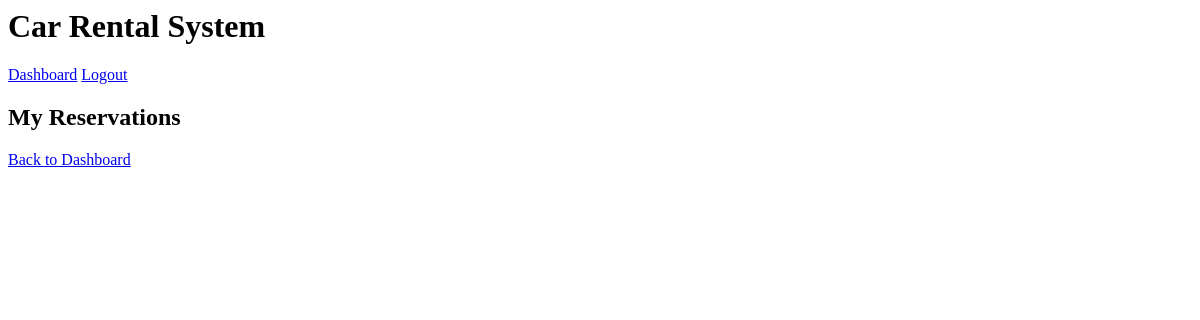
Before: /my_reservations (signed in) with the older database file.
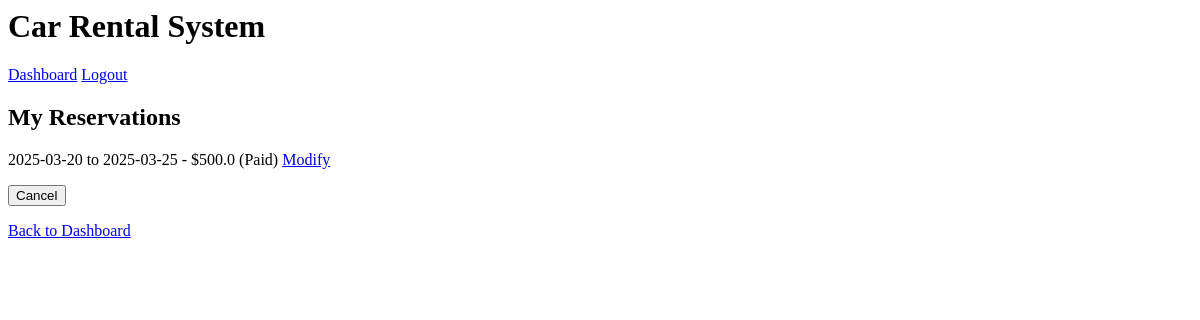
After: the same page with the newer database file.
### app.py (models this page shows)
class Reservation(db.Model):
    id = db.Column(db.Integer, primary_key=True)
    user_id = db.Column(db.Integer, db.ForeignKey('user.id'))
    vehicle_id = db.Column(db.Integer, db.ForeignKey('vehicle.id'))
    start_date = db.Column(db.String(20), nullable=False)
    end_date = db.Column(db.String(20), nullable=False)
    total_cost = db.Column(db.Float, nullable=False)
    paid = db.Column(db.Boolean, default=False)

### app.py (the view)
@app.route('/my_reservations')
def my_reservations():
    if 'user_id' not in session:
        flash('You need to log in first.', 'danger')
        return redirect(url_for('login'))
    reservations = Reservation.query.filter_by(user_id=session['user_id']).all()
    return render_template('my_reservations.html', reservations=reservations)

### templates/my_reservations.html (shortened to what this page needs)
{% extends 'base.html' %}
{% block content %}
    <h2>My Reservations</h2>
    {% for reservation in reservations %}
        <p>
            {{ reservation.start_date }} to {{ reservation.end_date }} - ${{ reservation.total_cost }}
            {% if reservation.paid %}(Paid){% else %}(Unpaid){% endif %}
            <a href="{{ url_for('modify_reservation', reservation_id=reservation.id) }}">Modify</a>
            <form action="{{ url_for('cancel_reservation', reservation_id=reservation.id) }}" method="POST" style="display:inline;">
                <button type="submit">Cancel</button>
            </form>
        </p>
    {% endfor %}
    <p><a href="{{ url_for('dashboard') }}">Back to Dashboard</a></p>
{% endblock %}

### templates/base.html (shortened to what this page needs)
<html lang="en">
<head>
</head>
<body>
    <header>
        <h1>Car Rental System</h1>
        {% if session['user_id'] %}
            <a href="{{ url_for('dashboard') }}">Dashboard</a>
            <a href="{{ url_for('logout') }}">Logout</a>
        {% else %}
            <a href="{{ url_for('login') }}">Login</a>
            <a href="{{ url_for('register') }}">Register</a>
        {% endif %}
    </header>
    <main>
        {% block content %}{% endblock %}
    </main>
</body>
</html>

Changed rows visible on the page:
added Reservation: start_date "2025-03-20", end_date "2025-03-25", total_cost "500.0", paid "(Paid)"
